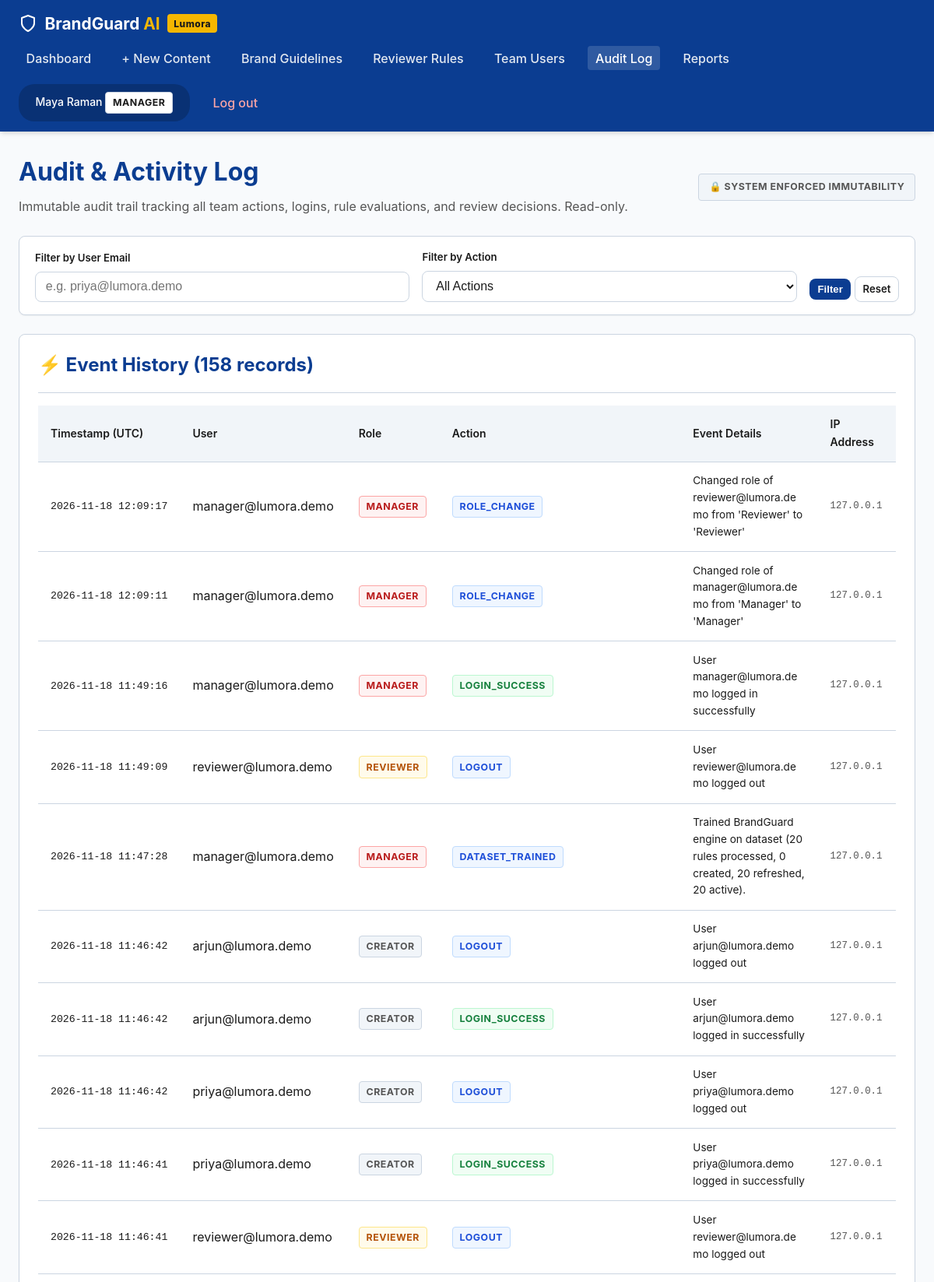
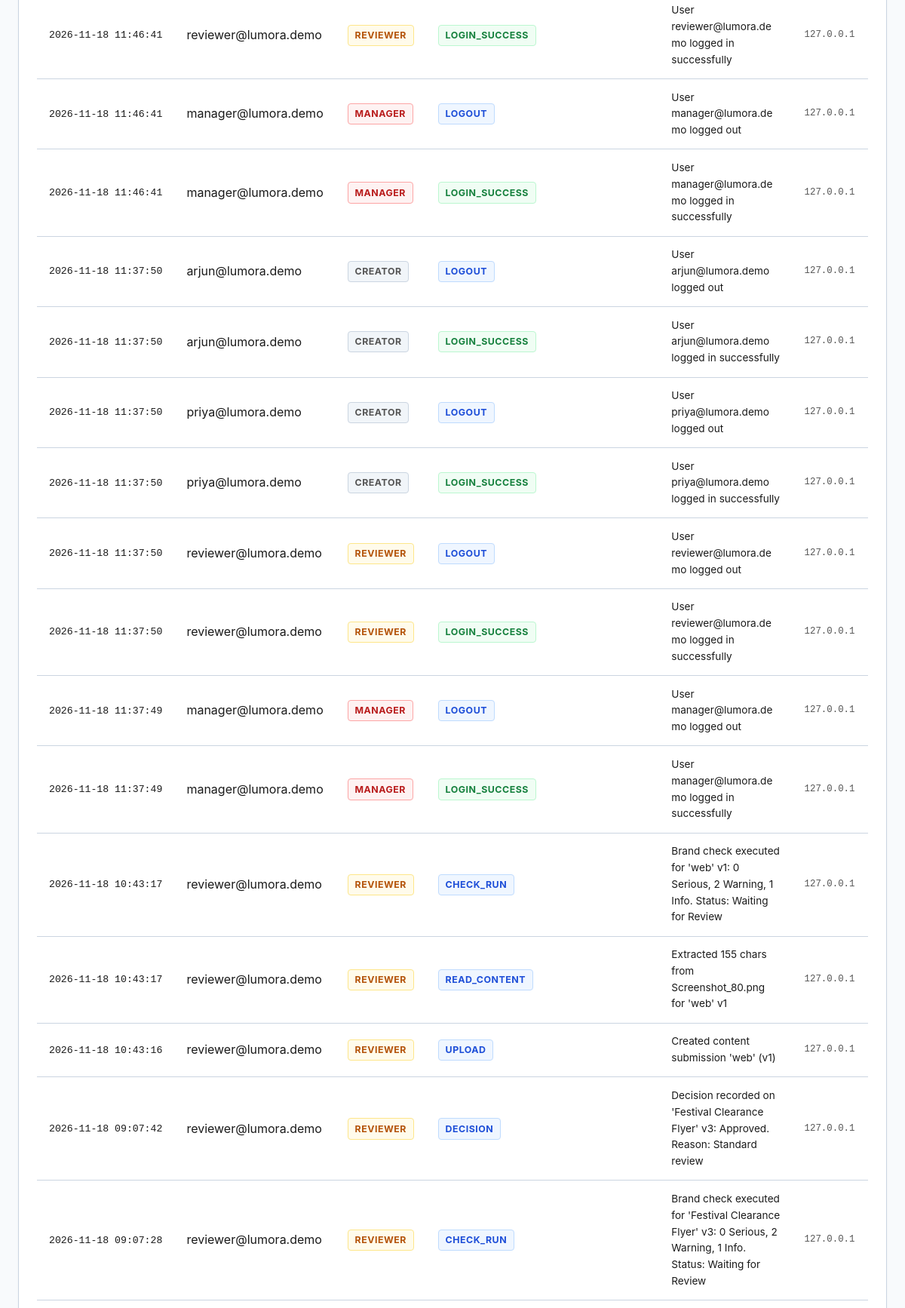
The page /admin/audit (signed in, upper part) on the database its author committed (2 pictures, top to bottom).
### app/models.py (models this page shows, shortened)
class User(UserMixin, db.Model):
    __tablename__ = 'users'
    id = db.Column(db.Integer, primary_key=True)
    full_name = db.Column(db.String(100), nullable=False)
    email = db.Column(db.String(120), unique=True, nullable=False, index=True)
    password_hash = db.Column(db.String(255), nullable=False)
    role_id = db.Column(db.Integer, db.ForeignKey('roles.id'), nullable=False)
    failed_logins = db.Column(db.Integer, default=0, nullable=False)
    locked_until = db.Column(db.DateTime, nullable=True)
    created_at = db.Column(db.DateTime, default=lambda: datetime.now(timezone.utc), nullable=False)
    role = db.relationship('Role', back_populates='users')
    contents = db.relationship('Content', back_populates='creator', lazy='dynamic', cascade='all, delete-orphan')
    decisions = db.relationship('Decision', back_populates='reviewer', lazy='dynamic')
    audit_logs = db.relationship('AuditLog', back_populates='user', lazy='dynamic')
    @property
    def role_name(self) -> str:
        return self.role.name if self.role else 'Creator'

class Role(db.Model):
    __tablename__ = 'roles'
    id = db.Column(db.Integer, primary_key=True)
    name = db.Column(db.String(50), unique=True, nullable=False)  # 'Creator', 'Reviewer', 'Manager'
    description = db.Column(db.String(255), nullable=True)
    users = db.relationship('User', back_populates='role', lazy='dynamic')

class AuditLog(db.Model):
    __tablename__ = 'audit_logs'
    id = db.Column(db.Integer, primary_key=True)
    user_id = db.Column(db.Integer, db.ForeignKey('users.id'), nullable=True)
    user_email = db.Column(db.String(120), nullable=True)
    user_role = db.Column(db.String(50), nullable=True)
    action = db.Column(db.String(100), nullable=False)  # 'UPLOAD', 'CHECK_RUN', 'DECISION', 'EXCEPTION', 'ROLE_CHANGE', 'LOGIN', etc.
    details = db.Column(db.Text, nullable=False)
    ip_address = db.Column(db.String(50), nullable=True)
    created_at = db.Column(db.DateTime, default=lambda: datetime.now(timezone.utc), nullable=False)
    user = db.relationship('User', back_populates='audit_logs')

### app/routes/admin.py (the view)
@admin_bp.route('/audit')
@login_required
@role_required('Manager')
def audit_logs():
    user_filter = request.args.get('user', '').strip()
    action_filter = request.args.get('action', '').strip()
    date_filter = request.args.get('date', '').strip()
    query = AuditLog.query.order_by(AuditLog.created_at.desc())
    if user_filter:
        query = query.filter(AuditLog.user_email.ilike(f"%{user_filter}%"))
    if action_filter:
        query = query.filter(AuditLog.action == action_filter)
    logs = query.limit(200).all()
    actions = db.session.query(AuditLog.action).distinct().all()
    action_list = [a[0] for a in actions if a[0]]
    return render_template(
        'audit/list.html',
        logs=logs,
        user_filter=user_filter,
        action_filter=action_filter,
        action_list=action_list
    )

### app/__init__.py (called while the page is built)
@login_manager.user_loader
def load_user(user_id):
    return db.session.get(User, int(user_id))

### app/templates/audit/list.html (shortened to what this page needs)
{% extends "base.html" %}
{% block content %}
<div style="display: flex; justify-content: space-between; align-items: center; margin-bottom: 1.5rem; flex-wrap: wrap; gap: 1rem;">
  <div>
    <h1>Audit &amp; Activity Log</h1>
    <p style="color: var(--text-muted);">Immutable audit trail tracking all team actions, logins, rule evaluations, and review decisions. Read-only.</p>
  </div>
  <span class="badge badge-neutral" style="padding: 0.4rem 0.8rem;">🔒 System Enforced Immutability</span>
</div>
<div class="card" style="margin-bottom: 1.5rem; padding: 1rem 1.25rem;">
  <form method="GET" action="{{ url_for('admin.audit_logs') }}" style="display: flex; gap: 1rem; align-items: flex-end; flex-wrap: wrap;">
    <div style="flex: 1; min-width: 200px;">
      <label for="user" class="form-label" style="font-size: 0.825rem;">Filter by User Email</label>
      <input type="text" id="user" name="user" class="form-control" placeholder="e.g. priya@lumora.demo" value="{{ user_filter }}">
    </div>
    <div style="flex: 1; min-width: 180px;">
      <label for="action" class="form-label" style="font-size: 0.825rem;">Filter by Action</label>
      <select id="action" name="action" class="form-control">
        <option value="">All Actions</option>
      </select>
    </div>
    <div>
      <button type="submit" class="btn btn-primary btn-sm">Filter</button>
      <a href="{{ url_for('admin.audit_logs') }}" class="btn btn-secondary btn-sm">Reset</a>
    </div>
  </form>
</div>
<div class="card">
  <div class="card-header">
    <a href="{{ url_for('admin.audit_logs') }}" class="icon-heading-link" title="Click to view all audit logs">
      <h2>⚡ Event History ({{ logs|length }} records)</h2>
    </a>
  </div>
  {% if logs %}
    <div class="table-responsive">
      <table class="table" aria-label="Audit events table">
        <thead>
          <tr>
            <th>Timestamp (UTC)</th>
            <th>User</th>
            <th>Role</th>
            <th>Action</th>
            <th>Event Details</th>
            <th>IP Address</th>
          </tr>
        </thead>
        <tbody>
          {% for log in logs %}
            <tr>
              <td style="white-space: nowrap; font-size: 0.825rem; font-family: monospace;">
                {{ log.created_at.strftime('%Y-%m-%d %H:%M:%S') }}
              </td>
              <td>{{ log.user_email or 'System / Guest' }}</td>
              <td>
                <span class="badge badge-{% if log.user_role == 'Manager' %}serious{% elif log.user_role == 'Reviewer' %}warning{% else %}neutral{% endif %}">
                  {{ log.user_role or 'System' }}
                </span>
              </td>
              <td>
                <span class="badge badge-{% if 'BLOCKED' in log.action or 'LOCKOUT' in log.action %}serious{% elif 'EXCEPTION' in log.action or 'FAILED' in log.action %}warning{% elif 'SUCCESS' in log.action or 'APPROVE' in log.action %}success{% else %}info{% endif %}">
                  {{ log.action }}
                </span>
              </td>
              <td style="max-width: 450px; font-size: 0.85rem; word-break: break-word;">
                {{ log.details }}
              </td>
              <td style="font-size: 0.775rem; color: var(--text-muted); font-family: monospace;">
                {{ log.ip_address or '127.0.0.1' }}
              </td>
            </tr>
          {% endfor %}
        </tbody>
      </table>
    </div>
  {% else %}
    <div class="empty-state">
      <p>No audit log events match the selected criteria.</p>
    </div>
  {% endif %}
</div>
{% endblock %}

### app/templates/base.html (shortened to what this page needs)
<!DOCTYPE html>
<html lang="en">
<head>
  <link rel="stylesheet" href="{{ url_for('static', filename='css/style.css') }}">
</head>
<body>
  <header>
    <nav class="navbar" aria-label="Main Navigation">
      <a href="{{ url_for('main.index') }}" class="brand-logo">
        <svg width="24" height="24" viewBox="0 0 24 24" fill="none" stroke="currentColor" stroke-width="2" stroke-linecap="round" stroke-linejoin="round" aria-hidden="true"><path d="M12 22s8-4 8-10V5l-8-3-8 3v7c0 6 8 10 8 10z"></path></svg>
        <span>BrandGuard <span style="color:var(--accent);">AI</span></span>
        <span class="badge-tag">{{ brand_name }}</span>
      </a>
      <ul class="nav-links">
        {% if current_user.is_authenticated %}
          {% if current_user.role_name == 'Creator' %}
            <li><a href="{{ url_for('main.creator_dashboard') }}" class="{% if request.endpoint == 'main.creator_dashboard' %}active{% endif %}">My Content</a></li>
            <li><a href="{{ url_for('content.new_content') }}" class="{% if request.endpoint == 'content.new_content' %}active{% endif %}">+ New Content</a></li>
          {% elif current_user.role_name == 'Manager' %}
            <li><a href="{{ url_for('main.manager_dashboard') }}" class="{% if request.endpoint == 'main.manager_dashboard' %}active{% endif %}">Dashboard</a></li>
            <li><a href="{{ url_for('content.new_content') }}" class="{% if request.endpoint == 'content.new_content' %}active{% endif %}">+ New Content</a></li>
            <li><a href="{{ url_for('guidelines.list_guidelines') }}" class="{% if 'guidelines' in request.endpoint %}active{% endif %}">Brand Guidelines</a></li>
            <li><a href="{{ url_for('admin.manager_profile') }}" class="{% if 'profile' in request.endpoint or 'reviewer_rule' in request.endpoint %}active{% endif %}">Reviewer Rules</a></li>
            <li><a href="{{ url_for('admin.users') }}" class="{% if request.endpoint == 'admin.users' %}active{% endif %}">Team Users</a></li>
            <li><a href="{{ url_for('admin.audit_logs') }}" class="{% if request.endpoint == 'admin.audit_logs' %}active{% endif %}">Audit Log</a></li>
            <li><a href="{{ url_for('admin.reports') }}" class="{% if request.endpoint == 'admin.reports' %}active{% endif %}">Reports</a></li>
          {% endif %}
          <li class="nav-user">
            {% if current_user.role_name == 'Manager' %}
              <a href="{{ url_for('admin.manager_profile') }}" style="color:inherit; text-decoration:none;" title="View Manager Profile &amp; Reviewer Directives">
                <span>{{ current_user.full_name }}</span>
                <span class="badge badge-neutral" style="background:#ffffff; color:#1A1A1A;">{{ current_user.role_name }}</span>
              </a>
            {% else %}
              <span>{{ current_user.full_name }}</span>
              <span class="badge badge-neutral" style="background:#ffffff; color:#1A1A1A;">{{ current_user.role_name }}</span>
            {% endif %}
          </li>
          <li><a href="{{ url_for('auth.logout') }}" style="color:#fca5a5;">Log out</a></li>
        {% else %}
          <li><a href="{{ url_for('auth.login') }}">Log In</a></li>
          <li><a href="{{ url_for('auth.register') }}" class="btn btn-sm btn-accent" style="color:#1A1A1A;">Register</a></li>
        {% endif %}
      </ul>
    </nav>
  </header>
  <main class="main-container" id="main-content">
    {% block content %}{% endblock %}
  </main>
</body>
</html>

### rows shown on the page
User: full_name "Maya Raman"
Role: role_name "MANAGER"
AuditLog: created_at "2026-11-18 12:09:17", user_email "manager@lumora.demo", user_role "MANAGER", action "ROLE_CHANGE", details "Changed role of reviewer@lumora.demo from 'Reviewer' to 'Reviewer'", ip_address "127.0.0.1"
AuditLog: created_at "2026-11-18 12:09:11", user_email "manager@lumora.demo", user_role "MANAGER", action "ROLE_CHANGE", details "Changed role of manager@lumora.demo from 'Manager' to 'Manager'", ip_address "127.0.0.1"
AuditLog: created_at "2026-11-18 11:49:16", user_email "manager@lumora.demo", user_role "MANAGER", action "LOGIN_SUCCESS", details "User manager@lumora.demo logged in successfully", ip_address "127.0.0.1"
AuditLog: created_at "2026-11-18 11:49:09", user_email "reviewer@lumora.demo", user_role "REVIEWER", action "LOGOUT", details "User reviewer@lumora.demo logged out", ip_address "127.0.0.1"
AuditLog: created_at "2026-11-18 11:47:28", user_email "manager@lumora.demo", user_role "MANAGER", action "DATASET_TRAINED", details "Trained BrandGuard engine on dataset (20 rules processed, 0 created, 20 refreshed, 20 active).", ip_address "127.0.0.1"
AuditLog: created_at "2026-11-18 11:46:42", user_email "arjun@lumora.demo", user_role "CREATOR", action "LOGOUT", details "User arjun@lumora.demo logged out", ip_address "127.0.0.1"
AuditLog: created_at "2026-11-18 11:46:42", user_email "arjun@lumora.demo", user_role "CREATOR", action "LOGIN_SUCCESS", details "User arjun@lumora.demo logged in successfully", ip_address "127.0.0.1"
AuditLog: created_at "2026-11-18 11:46:42", user_email "priya@lumora.demo", user_role "CREATOR", action "LOGOUT", details "User priya@lumora.demo logged out", ip_address "127.0.0.1"
AuditLog: created_at "2026-11-18 11:46:41", user_email "priya@lumora.demo", user_role "CREATOR", action "LOGIN_SUCCESS", details "User priya@lumora.demo logged in successfully", ip_address "127.0.0.1"
AuditLog: created_at "2026-11-18 11:46:41", user_email "reviewer@lumora.demo", user_role "REVIEWER", action "LOGOUT", details "User reviewer@lumora.demo logged out", ip_address "127.0.0.1"
AuditLog: created_at "2026-11-18 11:46:41", user_email "reviewer@lumora.demo", user_role "REVIEWER", action "LOGIN_SUCCESS", details "User reviewer@lumora.demo logged in successfully", ip_address "127.0.0.1"
AuditLog: created_at "2026-11-18 11:46:41", user_email "manager@lumora.demo", user_role "MANAGER", action "LOGOUT", details "User manager@lumora.demo logged out", ip_address "127.0.0.1"
AuditLog: created_at "2026-11-18 11:46:41", user_email "manager@lumora.demo", user_role "MANAGER", action "LOGIN_SUCCESS", details "User manager@lumora.demo logged in successfully", ip_address "127.0.0.1"
AuditLog: created_at "2026-11-18 11:37:50", user_email "arjun@lumora.demo", user_role "CREATOR", action "LOGOUT", details "User arjun@lumora.demo logged out", ip_address "127.0.0.1"
AuditLog: created_at "2026-11-18 11:37:50", user_email "arjun@lumora.demo", user_role "CREATOR", action "LOGIN_SUCCESS", details "User arjun@lumora.demo logged in successfully", ip_address "127.0.0.1"
AuditLog: created_at "2026-11-18 11:37:50", user_email "priya@lumora.demo", user_role "CREATOR", action "LOGOUT", details "User priya@lumora.demo logged out", ip_address "127.0.0.1"
AuditLog: created_at "2026-11-18 11:37:50", user_email "priya@lumora.demo", user_role "CREATOR", action "LOGIN_SUCCESS", details "User priya@lumora.demo logged in successfully", ip_address "127.0.0.1"
AuditLog: created_at "2026-11-18 11:37:50", user_email "reviewer@lumora.demo", user_role "REVIEWER", action "LOGOUT", details "User reviewer@lumora.demo logged out", ip_address "127.0.0.1"
AuditLog: created_at "2026-11-18 11:37:50", user_email "reviewer@lumora.demo", user_role "REVIEWER", action "LOGIN_SUCCESS", details "User reviewer@lumora.demo logged in successfully", ip_address "127.0.0.1"
AuditLog: created_at "2026-11-18 11:37:49", user_email "manager@lumora.demo", user_role "MANAGER", action "LOGOUT", details "User manager@lumora.demo logged out", ip_address "127.0.0.1"
AuditLog: created_at "2026-11-18 11:37:49", user_email "manager@lumora.demo", user_role "MANAGER", action "LOGIN_SUCCESS", details "User manager@lumora.demo logged in successfully", ip_address "127.0.0.1"
AuditLog: created_at "2026-11-18 10:43:17", user_email "reviewer@lumora.demo", user_role "REVIEWER", action "CHECK_RUN", details "Brand check executed for 'web' v1: 0 Serious, 2 Warning, 1 Info. Status: Waiting for Review", ip_address "127.0.0.1"
AuditLog: created_at "2026-11-18 10:43:17", user_email "reviewer@lumora.demo", user_role "REVIEWER", action "READ_CONTENT", details "Extracted 155 chars from Screenshot_80.png for 'web' v1", ip_address "127.0.0.1"
AuditLog: created_at "2026-11-18 10:43:16", user_email "reviewer@lumora.demo", user_role "REVIEWER", action "UPLOAD", details "Created content submission 'web' (v1)", ip_address "127.0.0.1"
AuditLog: created_at "2026-11-18 09:07:42", user_email "reviewer@lumora.demo", user_role "REVIEWER", action "DECISION", details "Decision recorded on 'Festival Clearance Flyer' v3: Approved. Reason: Standard review", ip_address "127.0.0.1"
AuditLog: created_at "2026-11-18 09:07:28", user_email "reviewer@lumora.demo", user_role "REVIEWER", action "CHECK_RUN", details "Brand check executed for 'Festival Clearance Flyer' v3: 0 Serious, 2 Warning, 1 Info. Status: Waiting for Review", ip_address "127.0.0.1"

### other values the page prints
{{ brand_name }} "Lumora"
{{ logs|length }} "158"
